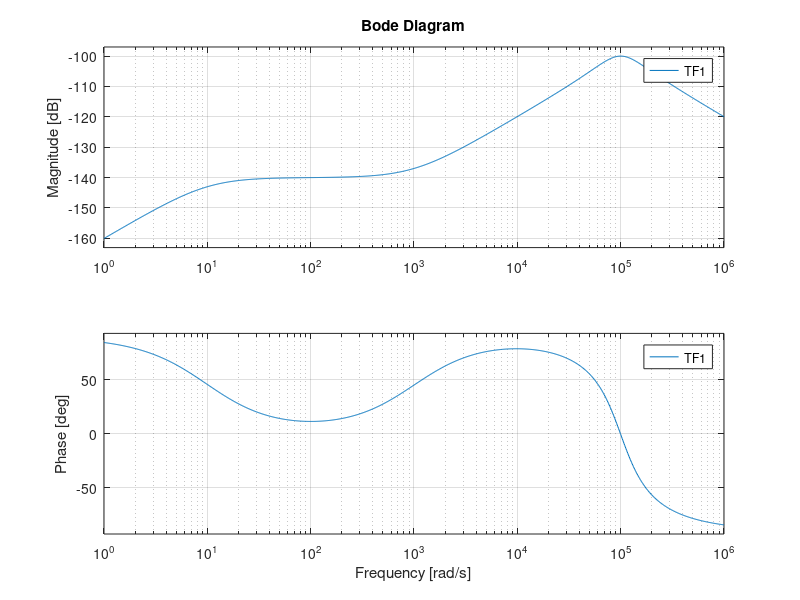
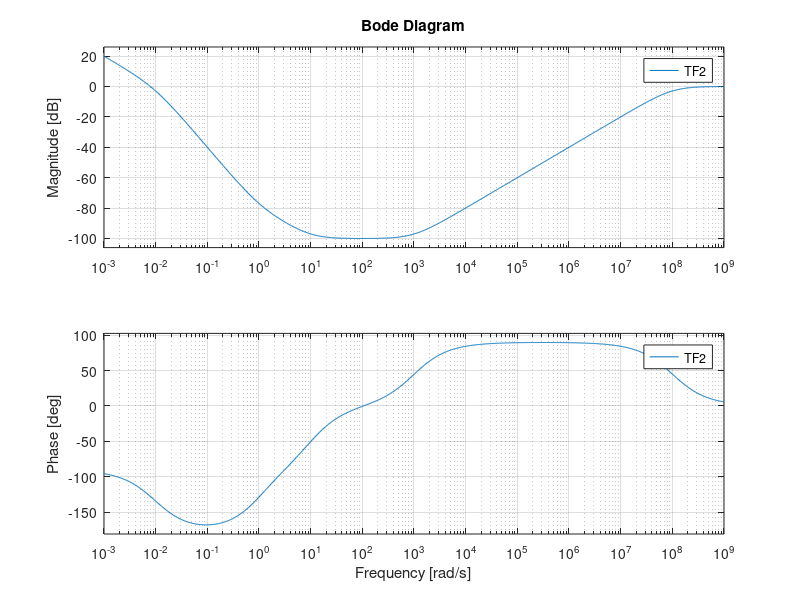

These charts were generated, in order, by the following MATLAB code:
%% Problem Set 5
clear all
close all
%% Problem 1 MATLAB
% System Constants


Numer = [1 1000 0];
Denom = [1 100010 (10^10+10^6) 10^11];

TF1 = tf(Numer,Denom);
figure(1)
bode(TF1)

Numer2 = [1 1001 10^4+10^3 10^4]
Denom2 = [1 10^8 10^6 0]

TF2 = tf(Numer2,Denom2);
figure(2)
bode(TF2)


